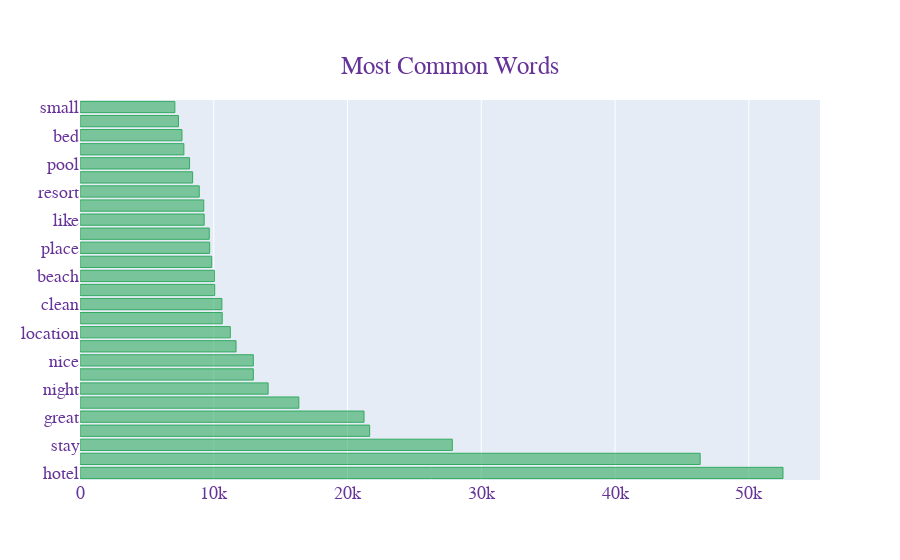

Source (notebook cell):
### Code cell
fig = go.Figure(go.Bar(
            x=y,
            y=x,
            orientation='h',  marker=dict(
        color='rgba(50, 171, 96, 0.6)',
        line=dict(
            color='rgba(50, 171, 96, 1.0)',
            width=1),
    ),
    name='Most common Word',))

fig.update_layout( title={
        'text': "Most Common Words",
        'y':0.9,
        'x':0.5,
        'xanchor': 'center',
        'yanchor': 'top'}, font=dict(
        family="Courier New, monospace",
        size=18,
        color="RebeccaPurple"
    ))

fig.show()

### Figure 1 — Plotly figure (JSON) as saved in the notebook; plotly's stock layout.template omitted (floating-point values rounded to 4 significant figures)
{"data": [{"marker": {"color": "rgba(50, 171, 96, 0.6)", "line": {"color": "rgba(50, 171, 96, 1.0)", "width": 1}}, "name": "Most common Word", "orientation": "h", "x": [52555, 46362, 27835, 21654, 21233, 16359, 14065, 12958, 12957, 11666, 11236, 10633, 10607, 10070, 10047, 9849, 9695, 9664, 9282, 9252, 8914, 8421, 8190, 7765, 7623, 7361, 7092], "y": ["hotel", "room", "stay", "good", "great", "staff", "night", "day", "nice", "time", "location", "service", "clean", "restaurant", "beach", "walk", "place", "breakfast", "like", "food", "resort", "go", "pool", "really", "bed", "get", "small"], "type": "bar"}], "layout": {"title": {"text": "Most Common Words", "y": 0.9, "x": 0.5, "xanchor": "center", "yanchor": "top"}, "font": {"family": "Courier New, monospace", "size": 18, "color": "RebeccaPurple"}, "xaxis": {"type": "linear", "range": [0, 55320.0], "autorange": true}, "yaxis": {"type": "category", "range": [-0.5, 26.5], "autorange": true}, "autosize": true}}
